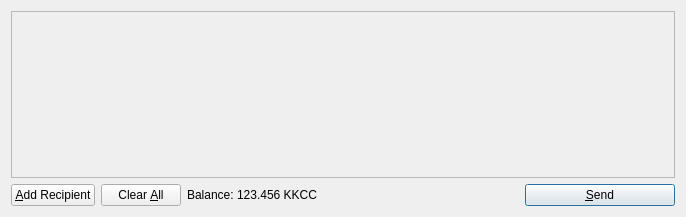
<?xml version="1.0" encoding="UTF-8"?>
<ui version="4.0">
 <class>SendCoinsDialog</class>
 <widget class="QDialog" name="SendCoinsDialog">
  <property name="geometry">
   <rect>
    <x>0</x>
    <y>0</y>
    <width>686</width>
    <height>217</height>
   </rect>
  </property>
  <property name="windowTitle">
   <string>Send Coins</string>
  </property>
  <layout class="QVBoxLayout" name="verticalLayout">
   <item>
    <widget class="QScrollArea" name="scrollArea">
     <property name="widgetResizable">
      <bool>true</bool>
     </property>
     <widget class="QWidget" name="scrollAreaWidgetContents">
      <property name="geometry">
       <rect>
        <x>0</x>
        <y>0</y>
        <width>666</width>
        <height>165</height>
       </rect>
      </property>
      <layout class="QVBoxLayout" name="verticalLayout_2">
       <property name="margin">
        <number>0</number>
       </property>
       <item>
        <layout class="QVBoxLayout" name="entries">
         <property name="spacing">
          <number>6</number>
         </property>
        </layout>
       </item>
       <item>
        <spacer name="verticalSpacer">
         <property name="orientation">
          <enum>Qt::Vertical</enum>
         </property>
         <property name="sizeHint" stdset="0">
          <size>
           <width>20</width>
           <height>40</height>
          </size>
         </property>
        </spacer>
       </item>
      </layout>
     </widget>
    </widget>
   </item>
   <item>
    <layout class="QHBoxLayout" name="horizontalLayout">
     <item>
      <widget class="QPushButton" name="addButton">
       <property name="toolTip">
        <string>Send to multiple recipients at once</string>
       </property>
       <property name="text">
        <string>&amp;Add Recipient</string>
       </property>
       <property name="icon">
        <iconset resource="../bitcoin.qrc">
         <normaloff>:/icons/add</normaloff>:/icons/add</iconset>
       </property>
       <property name="autoDefault">
        <bool>false</bool>
       </property>
      </widget>
     </item>
     <item>
      <widget class="QPushButton" name="clearButton">
       <property name="sizePolicy">
        <sizepolicy hsizetype="Minimum" vsizetype="Fixed">
         <horstretch>0</horstretch>
         <verstretch>0</verstretch>
        </sizepolicy>
       </property>
       <property name="toolTip">
        <string>Remove all transaction fields</string>
       </property>
       <property name="text">
        <string>Clear &amp;All</string>
       </property>
       <property name="icon">
        <iconset resource="../bitcoin.qrc">
         <normaloff>:/icons/remove</normaloff>:/icons/remove</iconset>
       </property>
       <property name="autoRepeatDelay">
        <number>300</number>
       </property>
       <property name="autoDefault">
        <bool>false</bool>
       </property>
      </widget>
     </item>
     <item>
      <layout class="QHBoxLayout" name="horizontalLayout_2">
       <property name="spacing">
        <number>3</number>
       </property>
       <item>
        <widget class="QLabel" name="label">
         <property name="text">
          <string>Balance:</string>
         </property>
        </widget>
       </item>
       <item>
        <widget class="QLabel" name="labelBalance">
         <property name="cursor">
          <cursorShape>IBeamCursor</cursorShape>
         </property>
         <property name="text">
          <string>123.456 KKCC</string>
         </property>
         <property name="textInteractionFlags">
          <set>Qt::LinksAccessibleByMouse|Qt::TextSelectableByKeyboard|Qt::TextSelectableByMouse</set>
         </property>
        </widget>
       </item>
      </layout>
     </item>
     <item>
      <spacer name="horizontalSpacer">
       <property name="orientation">
        <enum>Qt::Horizontal</enum>
       </property>
       <property name="sizeHint" stdset="0">
        <size>
         <width>40</width>
         <height>20</height>
        </size>
       </property>
      </spacer>
     </item>
     <item>
      <widget class="QPushButton" name="sendButton">
       <property name="minimumSize">
        <size>
         <width>150</width>
         <height>0</height>
        </size>
       </property>
       <property name="toolTip">
        <string>Confirm the send action</string>
       </property>
       <property name="text">
        <string>&amp;Send</string>
       </property>
       <property name="icon">
        <iconset resource="../bitcoin.qrc">
         <normaloff>:/icons/send</normaloff>:/icons/send</iconset>
       </property>
       <property name="default">
        <bool>true</bool>
       </property>
      </widget>
     </item>
    </layout>
   </item>
  </layout>
 </widget>
 <resources>
  <include location="../bitcoin.qrc"/>
 </resources>
 <connections/>
</ui>
